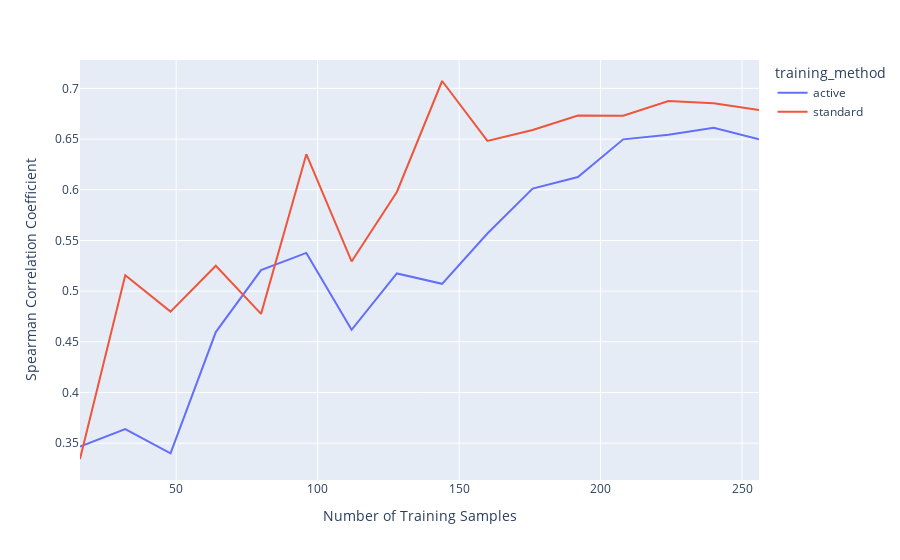

Source (notebook cell):
### Code cell
import plotly.express as px

fig = px.line(lc_df, 'value', 'spearmanr',color="training_method")

fig.update_layout(
    xaxis_title="Number of Training Samples",
    yaxis_title="Spearman Correlation Coefficient"
)

fig.show()

### Figure 1 — Plotly figure (JSON) as saved in the notebook; plotly's stock layout.template omitted (floating-point values rounded to 4 significant figures)
{"data": [{"hovertemplate": "training_method=active<br>value=%{x}<br>spearmanr=%{y}<extra></extra>", "legendgroup": "active", "line": {"color": "#636efa", "dash": "solid"}, "marker": {"symbol": "circle"}, "mode": "lines", "name": "active", "orientation": "v", "showlegend": true, "type": "scatter", "x": [16, 32, 48, 64, 80, 96, 112, 128, 144, 160, 176, 192, 208, 224, 240, 256], "xaxis": "x", "y": [0.3466, 0.3639, 0.34, 0.4596, 0.5207, 0.5377, 0.4618, 0.5175, 0.5072, 0.5569, 0.6012, 0.6125, 0.6497, 0.6544, 0.6612, 0.6498], "yaxis": "y"}, {"hovertemplate": "training_method=standard<br>value=%{x}<br>spearmanr=%{y}<extra></extra>", "legendgroup": "standard", "line": {"color": "#EF553B", "dash": "solid"}, "marker": {"symbol": "circle"}, "mode": "lines", "name": "standard", "orientation": "v", "showlegend": true, "type": "scatter", "x": [16, 32, 48, 64, 80, 96, 112, 128, 144, 160, 176, 192, 208, 224, 240, 256], "xaxis": "x", "y": [0.3344, 0.5157, 0.4798, 0.525, 0.4775, 0.6351, 0.5293, 0.5979, 0.7073, 0.6482, 0.659, 0.6733, 0.673, 0.6876, 0.6853, 0.6787], "yaxis": "y"}], "layout": {"legend": {"title": {"text": "training_method"}, "tracegroupgap": 0}, "margin": {"t": 60}, "xaxis": {"anchor": "y", "domain": [0, 1], "title": {"text": "Number of Training Samples"}}, "yaxis": {"anchor": "x", "domain": [0, 1], "title": {"text": "Spearman Correlation Coefficient"}}}}
